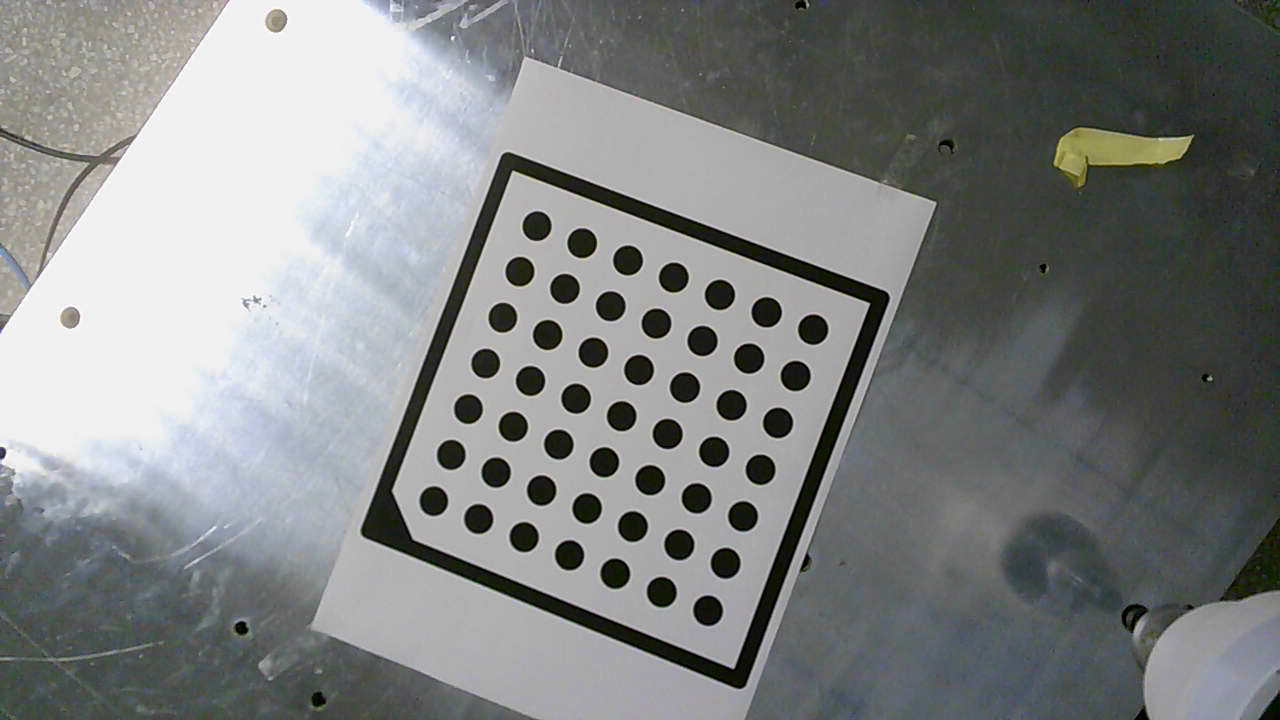
#> input picture CPM_0718/robot_control_4_lscm/zhzCalib4Axis/CameraCalibrate_zx/Image-1.png, 1280 x 720 px; its folder holds 3 pictures in this run
$ python zhz_find_CB.py   (Python 2 division)   (older library calls are emulated)
#> lines starting #> are read from the running program, lines starting #| are printed output that depends on the picture; after the words box and inside, x2 and y2 are one past the last pixel; in counts of white or black regions, pixels touching at a corner belong together
#> in test, img is the input picture: shape (720, 1280, 3); mean B, G, R 130.1, 130.4, 128
### CPM_0718/robot_control_4_lscm/zhzCalib4Axis/CameraCalibrate/HelperFunction.py
#!/usr/bin/python2.7
# -*- coding:utf-8 -*-
__author__ = 'lh'
__version__ = '1.0'
__date__ = '22/08/2015'


import os
import sys
__CurrentPath = os.path.dirname(__file__) or '.'
sys.path.insert(0, os.path.abspath(os.path.join(__CurrentPath, os.path.pardir)))

import re
import cv2
import argparse
import numpy as np

from ToolBox.VisionGeometryLib import VisionGeometryLib as VGL

# [61 lines left out: functions judgeBoolValue, getInputOutputPath, getInputPath, format_CV2VGL, format_VGL2CV, not called in this run]

def convertImg_BGR2Gray(img):
    if img.ndim == 3:
        GrayImg = cv2.cvtColor(img, cv2.COLOR_BGR2GRAY)
    elif img.ndim == 2:
        GrayImg = img.copy()
    else:
        raise ValueError, 'Img data error'
    return GrayImg

# [7 lines left out: function calcDistancePoint2Line, not called in this run]

def findNumber(str, numMatch=r"(\d*)\."):
    return int(re.findall(numMatch, str)[0])

# [53 lines left out: functions pickupImgFiles, transPoses2Ts, transTs2Poses, rtVecs2Tocs, transTs2TInvs, not called in this run]


# [14 lines that do not run on import are left out]

### CPM_0718/robot_control_4_lscm/zhzCalib4Axis/CameraCalibrate/CalibrationBoard.py
#!/usr/bin/python2.7
# -*- coding:utf-8 -*-
__author__ = 'lh'
__version__ = '1.0'
__date__ = '20/09/2015'


import os
import sys
__CurrentPath = os.path.dirname(__file__) or '.'
sys.path.insert(0, os.path.abspath(os.path.join(__CurrentPath, os.path.pardir)))

import cv2
import math
import numpy as np
import collections

import HelperFunction
import ToolBox.ImageProcessTool       as IPT
import ToolBox.NewIPT                 as NewIPT
from   ToolBox.ContourAnalyst         import ContourAnalyst
from   ToolBox.VisionGeometryLib      import VisionGeometryLib as VGL


def callBack(x):
    pass


class CalibrationBoardInfoCollector(object):
    FILTER_NONE = 'Sobel'
    FILTER_NON_LOCAL_MEANS = 'nlmean'
    FILTER_BILATERAL = 'Bilateral'
    def __init__(self, patternSize_hw, resolution_mm):
        object.__init__(self)

        self.__PatternSize = tuple(patternSize_hw)
        self.__Resolution = resolution_mm

        Height, Width = self.__PatternSize
        # self.ObjPts2D_nx2 = np.swapaxes(np.mgrid[0:Height, 0:Width].T, 0, 1).reshape(-1, 2).astype(np.float32)
        self.__ObjPts2D_nx2Ori = np.mgrid[0:Width, 0:Height].T.reshape(-1, 2)
        self.ObjPts2D_nx2 = self.__ObjPts2D_nx2Ori.copy()
        self.ObjPts2D_nx2[:, 0] = self.__ObjPts2D_nx2Ori[:, 1]
        self.ObjPts2D_nx2[:, 1] = self.__ObjPts2D_nx2Ori[:, 0]
        self.ObjPts3D_nx3 = \
            np.hstack((self.ObjPts2D_nx2, np.zeros((self.ObjPts2D_nx2.shape[0], 1), np.float32))) * self.__Resolution
        self.__AllImgPts_ListOfnx2 = []
        self.__AllObjPts_ListOfnx3 = []
        self.__ImageNumber = 0

    @property
    def AllImgPts_mxnx2(self):
        return np.float32(self.__AllImgPts_ListOfnx2)

    @property
    def AllObjPts_mxnx3(self):
        return np.float32(self.__AllObjPts_ListOfnx3)

    @property
    def ImageNumber(self):
        return self.__ImageNumber

    @property
    def ObjPts_nx3(self):
        return np.float32(self.ObjPts3D_nx3)

    @property
    def PatternSize_hw(self):
        return self.__PatternSize

    @property
    def Resolution_mm(self):
        return self.__Resolution

    # @property
    # def ObjectPoints_nx3(self):
    #     return self.ObjPts3D_nx3.copy()

    # [16 lines left out: functions addImgPts, clearAllPts, drawImagePts, not called in this run]

    def getHomoImg_4Pts(self, srcImg, origin, xAxis, yAxis, last):
        DetectAllPts = np.array(map(np.array, [origin, xAxis, yAxis, last]))
        ImgPts_nx2 = self.ObjPts_nx3[:, :2] / self.Resolution_mm
        ImgPts_nx2 = ImgPts_nx2[:, ::-1]
        IdealOrigin = ImgPts_nx2[0, :]
        H, W = self.PatternSize_hw
        IdealLast = ImgPts_nx2[-1, :]
        IdealObjXAxis = ImgPts_nx2[-W, :]
        IdealObjYAxis = ImgPts_nx2[W-1, :]
        # [4 lines of commented-out code are left out]
        ImgSize = np.array([srcImg.shape[1], srcImg.shape[0]])
        # IdealImg = np.zeros((ImgSize[0], ImgSize[1], 3), np.uint8)
        ImgCenter = ImgSize / 2
        AllPts = np.array(map(np.array, [IdealOrigin, IdealObjXAxis, IdealObjYAxis, IdealLast]))
        Scale = [float(srcImg.shape[0]) / H, float(srcImg.shape[1]) / W]
        Distance = round(min(Scale) / 2)
        # AllPts *= Distance
        AllPts *= Distance
        # [4 lines of commented-out code are left out]
        Center = AllPts.mean(0)
        Offset = ImgCenter - Center
        AllPts += Offset
        HomoMatrix, _ = cv2.findHomography(DetectAllPts, AllPts.astype(np.float))
        Distance_pix = np.linalg.norm(AllPts[0] - AllPts[1]) / float(W - 1)

        HomoImg = cv2.warpPerspective(srcImg, HomoMatrix, (ImgSize[0], ImgSize[1]))
        return HomoImg, HomoMatrix, AllPts, Distance_pix

    # [51 lines left out: functions getHomoImg_AllPts, getAllHomoMatrix, not called in this run]


class ChessboardInfoCollector(CalibrationBoardInfoCollector):
    # [46 lines left out: functions getBoardPicture, findImgPts, __subPixel, not called in this run]
    # [25 lines of commented-out code are left out]


class HalconBoardInfoCollector(CalibrationBoardInfoCollector):
    # [35 lines left out: function getBoardPicture, not called in this run]

    def findImgPtsInHomoImg(self, HomoImg, HomoMatrix, Thresh, filter, roiWidth):
        FoundHomoBoard, HomoBoardContour, HomoCircleContours, HomoCirclePts_nx2 = \
            self.findCalibrationBoard(HomoImg, Thresh)
        if not FoundHomoBoard:
            return None, None
        FoundHomoSubPix, HomoCirclePts_nx2 = \
            self.__subPixel(img=HomoImg, circleContours=HomoCircleContours, roiWidth=roiWidth, type=filter, show=True)
        if not FoundHomoSubPix:
            return None, None
        HomoExtracted, HomoOriginPoint, HomoXAxis, HomoYAxis, HomoLastPoint = \
            self.extractKeyPoints(calibrationBoardContour=HomoBoardContour, circlePts_nx2=HomoCirclePts_nx2)
        if not HomoExtracted:
            return None, None
        # IPT.drawPoints(HomoImg, HomoOriginPoint.reshape(2, 1), (255, 0, 0))
        # IPT.drawPoints(HomoImg, HomoXAxis.reshape(2, 1), (0, 255, 0))
        # IPT.drawPoints(HomoImg, HomoYAxis.reshape(2, 1), (0, 0, 255))
        HomoSortedPts_nx2 = self.sortByDist(HomoCirclePts_nx2, originPt=HomoOriginPoint,
                                              xAxisPt=HomoXAxis, yAxisPt=HomoYAxis, size=self.PatternSize_hw)
        HomoSortedPts_2xn = HomoSortedPts_nx2.T.reshape(2, -1)
        OriginSortedPts_2xn = VGL.projectPts(pts=HomoSortedPts_2xn, projectMatrix=np.linalg.inv(HomoMatrix))
        OriginSortedPts_nx2 = OriginSortedPts_2xn.T.reshape(-1, 2)
        return OriginSortedPts_nx2, HomoSortedPts_nx2

    def findImgPts(self, img, subPix=True, filter='Bilateral', thresh=(0, 255, 15), waitTime_s=1):
        print 'finding...'
        GrayImg = HelperFunction.convertImg_BGR2Gray(img)
        # [4 lines of commented-out code are left out]
        FoundCB = False
        FirstThresh = None
        LastThresh = None
        for Thresh in range(thresh[0], thresh[1], thresh[2]):
            FoundBoard, CalibrationBoardContour, CircleContours, CirclePts_nx2 = self.findCalibrationBoard(GrayImg, Thresh)
            if FoundBoard:
                if FirstThresh is None:
                    FirstThresh = Thresh
                LastThresh = Thresh
                FoundCB = True
#> this loop made 17 passes
#> FoundBoard on passes 4 to 12: True, True, True, True, True, True, True, True, True
#> FoundBoard on passes 1, 2, 3, 13, 14, 15: False, False, False, False, False, False
#> pass 1, in __LocalHist, `CLAHEImg = CLAHE.apply(grayImg)`:
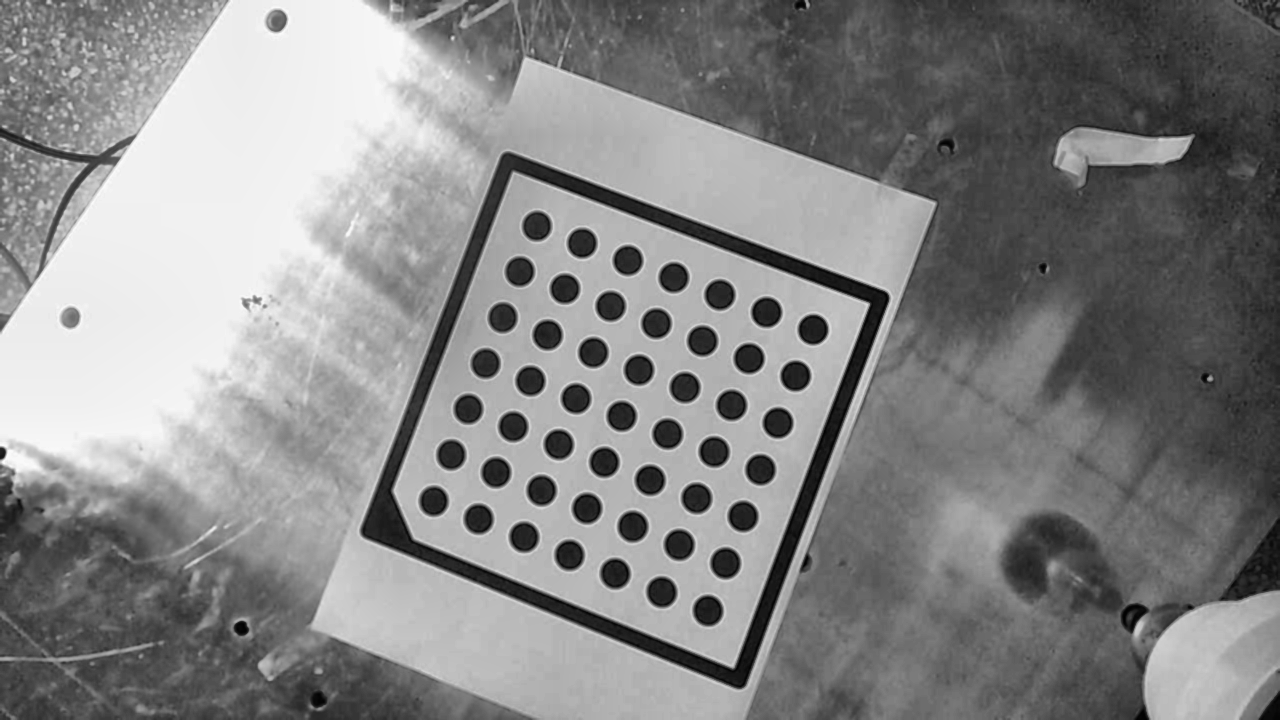
#> CLAHEImg: shape (720, 1280); min 1, max 252, mean 133.7
#> pass 2, in __FixThresh (call 2), `_, BinImg = cv2.threshold(src=grayImg, thresh=thresh, maxval=255, type..`:
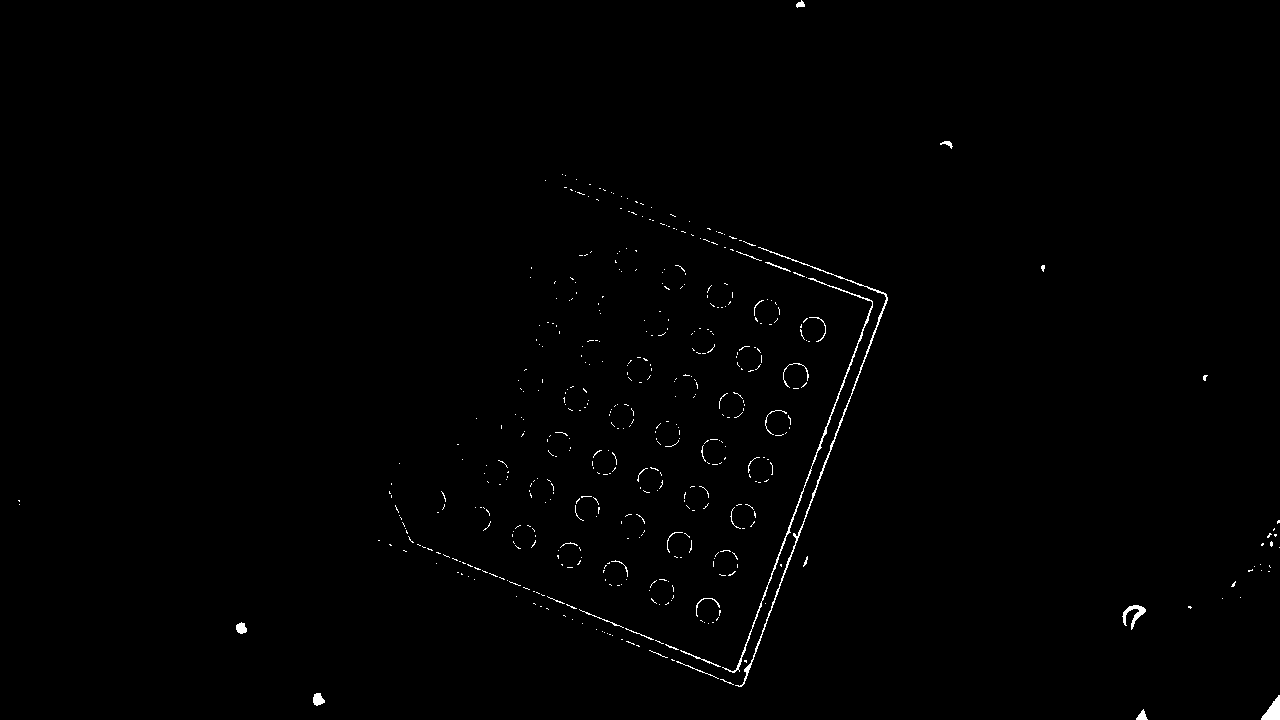
#> BinImg: shape (720, 1280); 0.59% white in thin lines or dots
#> after the loop, FirstThresh = 45
                # [13 lines of commented-out code are left out]
        if FoundCB:
            # print 'FirstThresh: ', FirstThresh
            # print 'LastThresh: ', LastThresh
            for scale in [0.5, 0.4, 0.6, 0.3, 0.7, 0.2, 0.8, 0.1, 0.9, 0.0, 1.0]:
                Thresh = FirstThresh * scale + LastThresh * (1.0 - scale)
                FoundOriginBoard, OriginBoardContour, OriginCircleContours, OriginCirclePts_nx2 = \
                    self.findCalibrationBoard(GrayImg, Thresh)
                if FoundOriginBoard:
                    extracted, OriginPoint, OriginXObjAxis, OriginYObjAxis, LastPoint = \
                        self.extractKeyPoints(calibrationBoardContour=OriginBoardContour, circlePts_nx2=OriginCirclePts_nx2)
                    # [4 lines of commented-out code are left out]

                    if not extracted:
                        continue

                    HomoImg, HomoMatrix, AllPts, Distance_pix = \
                        self.getHomoImg_4Pts(img, origin=OriginPoint, xAxis=OriginXObjAxis, yAxis=OriginYObjAxis, last=LastPoint)
                    OriginSortedPts_nx2, HomoSortedPts_nx2 = self.findImgPtsInHomoImg(HomoImg, HomoMatrix, Thresh, filter, roiWidth=Distance_pix)
                    if OriginSortedPts_nx2 is None:
                        continue
                    # [27 lines of commented-out code are left out]
                    NewHomoImg, NewHomoMatrix, RoiWidth = self.getHomoImg_AllPts(img, OriginSortedPts_nx2)
                    OriginSortedPts_nx2, NewHomoSortedPts_nx2 = self.findImgPtsInHomoImg(NewHomoImg, NewHomoMatrix, Thresh, filter, roiWidth=RoiWidth)
                    if OriginSortedPts_nx2 is None:
                        continue
                    if waitTime_s >= 0:
                        # [4 lines of commented-out code are left out]
                        self.drawImagePts(img, OriginSortedPts_nx2, True)
                        cv2.namedWindow('result', cv2.WINDOW_NORMAL)
                        cv2.imshow('result', img)
                        self.drawImagePts(HomoImg, HomoSortedPts_nx2, True)
                        cv2.namedWindow('Homo', cv2.WINDOW_NORMAL)
                        cv2.imshow('Homo', HomoImg)
                        # self.drawImagePts(NewHomoImg, NewHomoSortedPts_nx2, True)
                        # cv2.namedWindow('NewHomoImg', cv2.WINDOW_NORMAL)
                        # cv2.imshow('NewHomoImg', NewHomoImg)
                        Key = chr(cv2.waitKey(int(waitTime_s*1000)) & 255)
                        if 'q' == Key:
                            raise KeyboardInterrupt, 'Pressed [q] to quit!'
                    return True, OriginSortedPts_nx2
#> this loop made 1 pass
#> (Thresh, FoundOriginBoard, OriginPoint, extracted) on pass 1: (105, True, [433.4, 500.8], True)
#> pass 1, in __FixThresh (call 18), `_, BinImg = cv2.threshold(src=grayImg, thresh=thresh, maxval=255, type..`:
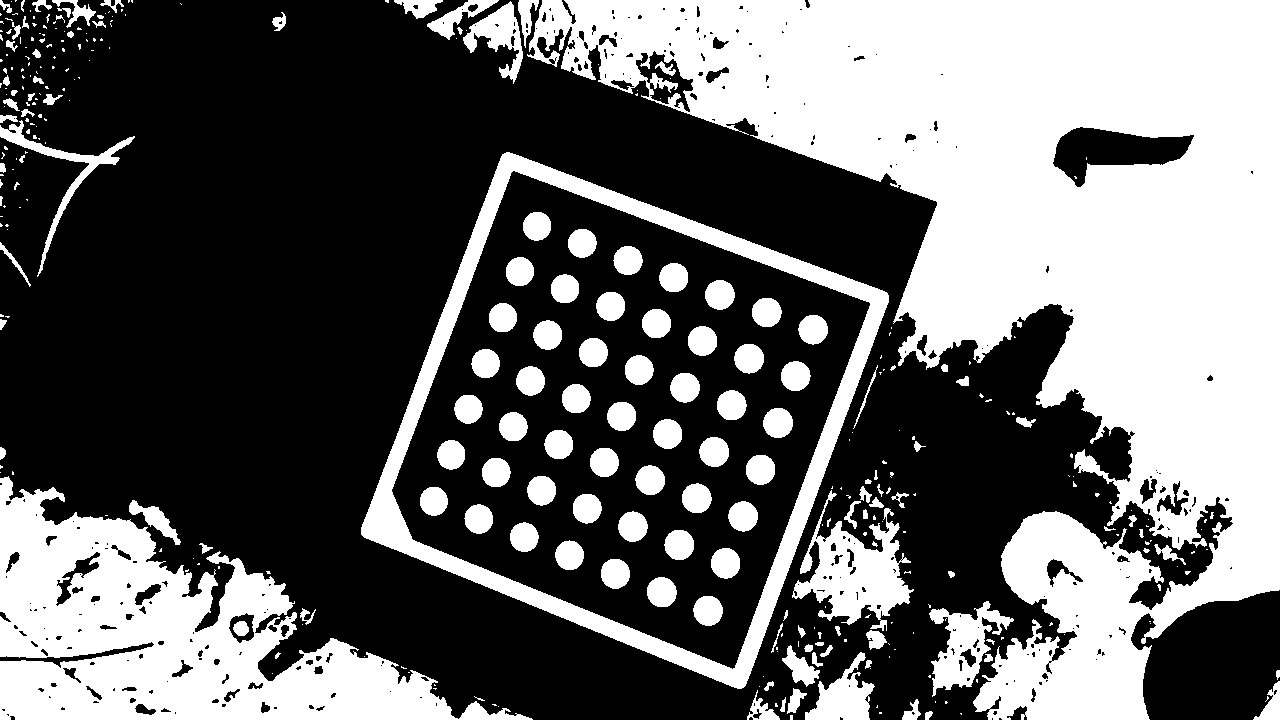
#> BinImg: shape (720, 1280); 40.4% white; 351 white regions (213 under 20 px), largest, box (x1, y1, x2, y2) and area: (527, 0, 1280, 720) 228315, (0, 476, 533, 720) 56045, (361, 152, 889, 689) 26728
#> pass 1, in getHomoImg_4Pts, `HomoImg = cv2.warpPerspective(srcImg, HomoMatrix, (ImgSize[0], ImgSize..`:
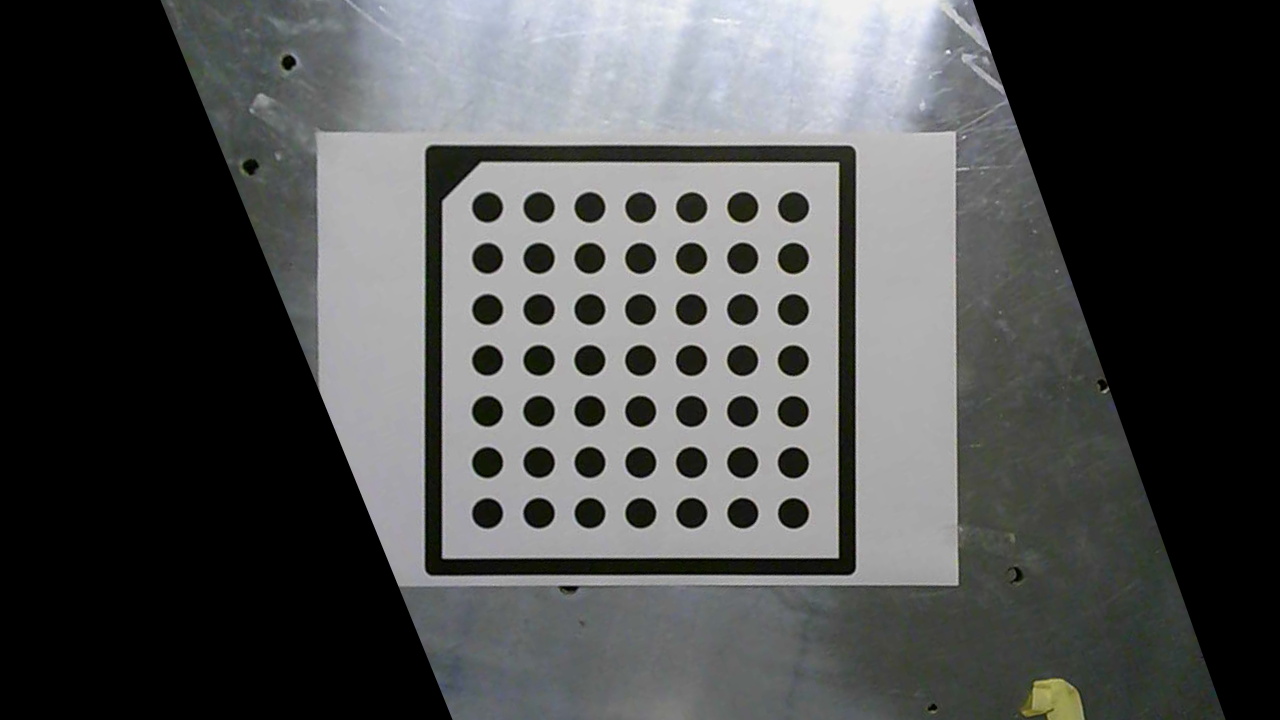
#> HomoImg: shape (720, 1280, 3); mean B, G, R 78.6, 78.7, 77.5
        print 'Not found!'
        if waitTime_s >= 0:
            cv2.imshow('Homo', np.zeros(img.shape[:2][::-1], np.uint8))
            cv2.imshow('subPixel', np.zeros(img.shape[:2][::-1], np.uint8))
            cv2.imshow('result', img)
            Key = chr(cv2.waitKey(int(waitTime_s*1000)) & 255)
            if 'q' == Key:
                raise KeyboardInterrupt, 'Pressed [q] to quit!'
        return False, None

    def __LocalHist(self, grayImg):
        CLAHE = cv2.createCLAHE(clipLimit=2.0, tileGridSize=(8,8))
        CLAHEImg = CLAHE.apply(grayImg)
        return CLAHEImg

    def __GlobalHist(self, grayImg):
        HistImg = cv2.equalizeHist(grayImg)
        return HistImg

    def __FixThresh(self, grayImg, thresh, invFlag=False):
        if invFlag:
            Flag = cv2.THRESH_BINARY
        else:
            Flag = cv2.THRESH_BINARY_INV
        _, BinImg = cv2.threshold(src=grayImg, thresh=thresh, maxval=255, type=Flag)
        return thresh, BinImg

    # [29 lines left out: functions __OTSUThresh, __AdaptiveThresh, not called in this run]

    def __subPixel(self, img, circleContours, roiWidth, type='Sobel', show=False):
        if type is None:
            Type = None
        else:
            Type = type.lower()
        if show:
            ShowImg = img.copy()
        GrayImg = HelperFunction.convertImg_BGR2Gray(img)
        CirclePts = []
        for Contour in circleContours:
#> (the run stopped early here; a loop or call above may not have finished)
